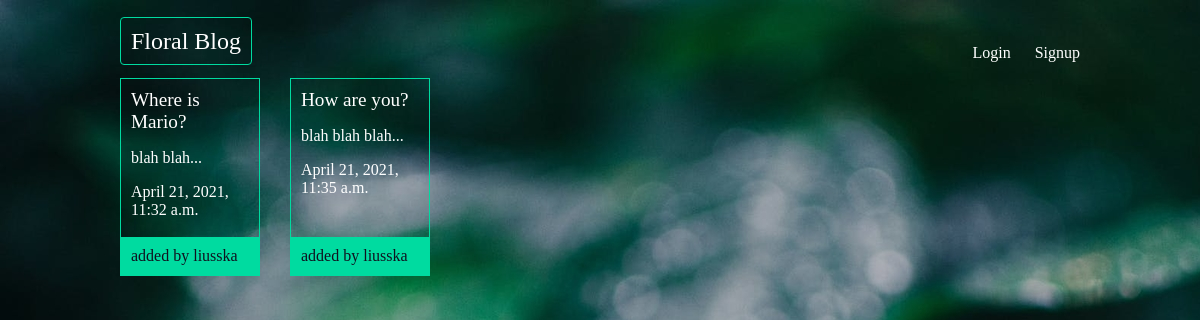
The app's page /articles/, older data.
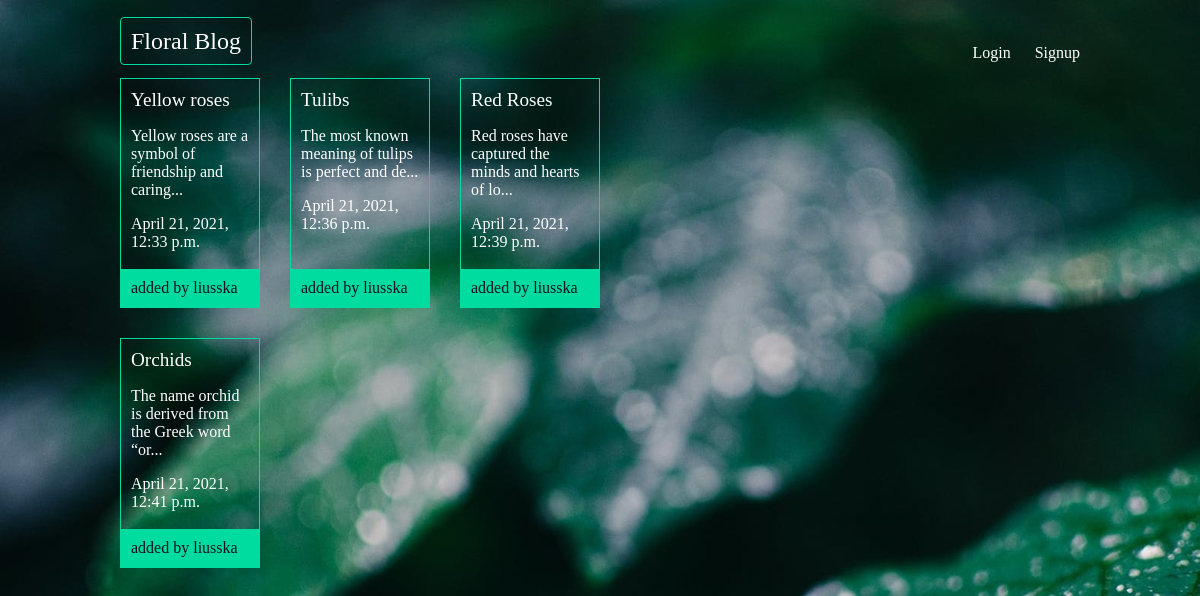
The same page, newer data.
### articles/models.py (models this page shows, shortened)
class Article(models.Model):
    title = models.CharField(max_length=100)
    slug = models.SlugField()
    body = models.TextField()
    date = models.DateTimeField(auto_now_add=True)
    thumb = models.ImageField(default='default.jpg', blank=True)
    author = models.ForeignKey(User, default=None, on_delete=models.CASCADE)
    def snippet(self):
        return self.body[:50] + '...'

### articles/views.py (the view)
def article_list(request):
    articles = Article.objects.all().order_by('date')
    return render(request, 'articles/article_list.html', {'articles': articles})

### articles/templates/articles/article_list.html
{% extends 'base_layout.html' %}
{% block content %}
    <div class="articles">
    {% for article in articles %}
        <div class="article">
            <h2><a href="{% url 'articles:detail' slug=article.slug %}"> {{ article.title }} </a></h2>
            <p>{{ article.snippet }}</p>
            <p>{{ article.date }}</p>
            <p class="author">added by {{ article.author.username }}</p>
        </div>
    {% endfor %}
    </div>
{% endblock %}

### templates/base_layout.html (shortened to what this page needs)
{% load static %}
<!DOCTYPE html>
<html lang="en">
<head>
    <link rel="stylesheet" href="{% static 'styles.css' %}">
</head>
<body>
  <header class="wrapper">
  <h2><a href="{% url 'home' %}" class="home">Floral Blog</a></h2>
      <nav>
        <ul>
            {% if user.is_authenticated %}
          <li>
            <form class="logout-link" action="{% url 'accounts:logout' %}" method="post">
              {% csrf_token %}
              <button type="submit">Logout</button>
            </form>
          </li>
          <li><a href="{% url 'articles:create' %}" class="highlight">New article</a></li>
            {% else %}
                <li><a href="{% url 'accounts:login' %}">Login</a></li>
                <li><a href="{% url 'accounts:signup' %}">Signup</a></li>
            {% endif %}
        </ul>
      </nav>
    <div class="wrapper">
    {% block content %}
    {% endblock %}
    </div>
  </header>
</body>
</html>

### assets/styles.css (style rules this page uses)
body { background-color: #004055; background-image: url("woods2.jpg"); background-repeat-y: no-repeat; color: #fff; }
body * { font-family: Ubuntu; }
h1, h2, h3, h4, h5 { font-weight: normal; margin: 0; }
a, a:hover, a:visited { color: #fff; text-decoration: none; }
.wrapper { max-width: 960px; margin: 0 auto; }
header { display: grid; grid-template-columns: 1fr 1fr; padding: 20px 0; }
nav { justify-self: end; }
nav li { display: inline-block; list-style-type: none; margin-left: 20px; }
.articles { display: grid; grid-template-columns: 1fr 1fr 1fr; grid-gap: 30px; }
.article { padding: 10px; border: 1px solid #00dba0; position: relative; padding-bottom: 40px; }
.article h2 { font-size: 1.2em; }
.article .author { padding: 10px; background: #00dba0; position: absolute; right: 0; bottom: 0; margin: 0; left: 0; color: #0f121f; }
a.home { border: 1px solid #00dba0; padding: 10px; border-radius: 4px; color: #ffffff; }

Row changes from the older to the newer data that the page shows:
removed Article: title "Where is Mario?", snippet "blah blah...", date "April 21, 2021, 11:32 a.m.", author.username "liusska"
removed Article: title "How are you?", snippet "blah blah blah...", date "April 21, 2021, 11:35 a.m.", author.username "liusska"
added Article: title "Yellow roses", snippet "Yellow roses are a symbol of friendship and caring...", date "April 21, 2021, 12:33 p.m.", author.username "liusska"
added Article: title "Tulibs", snippet "The most known meaning of tulips is perfect and de...", date "April 21, 2021, 12:36 p.m.", author.username "liusska"
added Article: title "Red Roses", snippet "Red roses have captured the minds and hearts of lo...", date "April 21, 2021, 12:39 p.m.", author.username "liusska"
added Article: title "Orchids", snippet "The name orchid is derived from the Greek word “or...", date "April 21, 2021, 12:41 p.m.", author.username "liusska"
